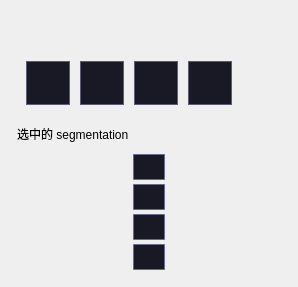
    <widget class="ctkCollapsibleButton" name="CollapsibleButton_CopyMoveSegment" native="true">
     <property name="maximumSize">
      <size>
       <width>620</width>
       <height>16777215</height>
      </size>
     </property>
     <property name="styleSheet">
      <string notr="true"/>
     </property>
     <property name="text" stdset="0">
      <string>复制移动Segments</string>
     </property>
     <property name="checked" stdset="0">
      <bool>false</bool>
     </property>
     <property name="collapsed" stdset="0">
      <bool>true</bool>
     </property>
     <layout class="QVBoxLayout" name="verticalLayout_2">
      <property name="spacing">
       <number>0</number>
      </property>
      <property name="leftMargin">
       <number>9</number>
      </property>
      <property name="topMargin">
       <number>9</number>
      </property>
      <property name="rightMargin">
       <number>9</number>
      </property>
      <property name="bottomMargin">
       <number>9</number>
      </property>
      <item>
       <widget class="QWidget" name="widget" native="true">
        <layout class="QVBoxLayout" name="verticalLayout">
         <property name="spacing">
          <number>10</number>
         </property>
         <property name="leftMargin">
          <number>8</number>
         </property>
         <property name="topMargin">
          <number>8</number>
         </property>
         <property name="rightMargin">
          <number>8</number>
         </property>
         <property name="bottomMargin">
          <number>8</number>
         </property>
         <item>
          <layout class="QHBoxLayout" name="horizontalLayout_11">
           <item>
            <widget class="qMRMLNodeComboBox" name="MRMLNodeComboBox_OtherSegmentationOrRepresentationNode" native="true">
             <property name="minimumSize">
              <size>
               <width>0</width>
               <height>25</height>
              </size>
             </property>
             <property name="maximumSize">
              <size>
               <width>610</width>
               <height>16777215</height>
              </size>
             </property>
             <property name="toolTip">
              <string/>
             </property>
             <property name="nodeTypes" stdset="0">
              <stringlist>
               <string>vtkMRMLSegmentationNode</string>
              </stringlist>
             </property>
             <property name="noneEnabled" stdset="0">
              <bool>true</bool>
             </property>
             <property name="addEnabled" stdset="0">
              <bool>true</bool>
             </property>
             <property name="removeEnabled" stdset="0">
              <bool>true</bool>
             </property>
             <property name="renameEnabled" stdset="0">
              <bool>true</bool>
             </property>
            </widget>
           </item>
           <item>
            <spacer name="horizontalSpacer_8">
             <property name="orientation">
              <enum>Qt::Horizontal</enum>
             </property>
             <property name="sizeHint" stdset="0">
              <size>
               <width>40</width>
               <height>20</height>
              </size>
             </property>
            </spacer>
           </item>
          </layout>
         </item>
         <item>
          <widget class="QWidget" name="ComBoBoxButtonWidgetMove" native="true">
           <layout class="QHBoxLayout" name="horizontalLayout_10">
            <property name="spacing">
             <number>6</number>
            </property>
            <item>
             <layout class="QGridLayout" name="gridLayout_7">
              <property name="horizontalSpacing">
               <number>10</number>
              </property>
              <property name="verticalSpacing">
               <number>0</number>
              </property>
              <item row="0" column="0">
               <widget class="QPushButton" name="RenameCurrentCMButton">
                <property name="maximumSize">
                 <size>
                  <width>60</width>
                  <height>16777215</height>
                 </size>
                </property>
                <property name="toolTip">
                 <string/>
                </property>
                <property name="styleSheet">
                 <string notr="true">QPushButton{
	width: 42;
	height: 42;
	background: #191925;
	border: 1px solid #5c5c74;
	background-image: url(:/Icons/RenameCurrent.png);
}

QPushButton:hover {
	background-color: #5C5C74;
}

</string>
                </property>
                <property name="text">
                 <string/>
                </property>
               </widget>
              </item>
              <item row="0" column="1">
               <widget class="QPushButton" name="CreateNewCMButton">
                <property name="maximumSize">
                 <size>
                  <width>60</width>
                  <height>16777215</height>
                 </size>
                </property>
                <property name="toolTip">
                 <string/>
                </property>
                <property name="styleSheet">
                 <string notr="true">QPushButton{
	width: 42;
	height: 42;
	background: #191925;
	border: 1px solid #5c5c74;
	background-image: url(:/Icons/NewBuild1.png);
}

QPushButton:hover {
	background-color: #5C5C74;
}</string>
                </property>
                <property name="text">
                 <string/>
                </property>
               </widget>
              </item>
              <item row="0" column="2">
               <widget class="QPushButton" name="CreateNewCMAsButton">
                <property name="maximumSize">
                 <size>
                  <width>60</width>
                  <height>16777215</height>
                 </size>
                </property>
                <property name="toolTip">
                 <string/>
                </property>
                <property name="styleSheet">
                 <string notr="true">QPushButton{
	width: 42;
	height: 42;
	background: #191925;
	border: 1px solid #5c5c74;
	background-image: url(:/Icons/NewBuild.png);
}

QPushButton:hover {
	background-color: #5C5C74;
}</string>
                </property>
                <property name="text">
                 <string/>
                </property>
               </widget>
              </item>
              <item row="0" column="3">
               <widget class="QPushButton" name="DleCurrentCMButton">
                <property name="maximumSize">
                 <size>
                  <width>60</width>
                  <height>16777215</height>
                 </size>
                </property>
                <property name="toolTip">
                 <string/>
                </property>
                <property name="styleSheet">
                 <string notr="true">QPushButton{
	width: 42;
	height: 42;
	background: #191925;
	border: 1px solid #5c5c74;
	background-image: url(:/Icons/DeleteCurrent.png);
}

QPushButton:hover {
	background-color: #5C5C74;
}</string>
                </property>
                <property name="text">
                 <string/>
                </property>
               </widget>
              </item>
             </layout>
            </item>
            <item>
             <spacer name="horizontalSpacer_6">
              <property name="orientation">
               <enum>Qt::Horizontal</enum>
              </property>
              <property name="sizeHint" stdset="0">
               <size>
                <width>40</width>
                <height>20</height>
               </size>
              </property>
             </spacer>
            </item>
           </layout>
          </widget>
         </item>
         <item>
          <layout class="QHBoxLayout" name="horizontalLayout_3">
           <item>
            <widget class="QLabel" name="label_CurrentSegmentation_2">
             <property name="sizePolicy">
              <sizepolicy hsizetype="Preferred" vsizetype="Fixed">
               <horstretch>0</horstretch>
               <verstretch>0</verstretch>
              </sizepolicy>
             </property>
             <property name="minimumSize">
              <size>
               <width>20</width>
               <height>20</height>
              </size>
             </property>
             <property name="styleSheet">
              <string notr="true"/>
             </property>
             <property name="text">
              <string>选中的 segmentation</string>
             </property>
            </widget>
           </item>
           <item>
            <spacer name="horizontalSpacer_7">
             <property name="orientation">
              <enum>Qt::Horizontal</enum>
             </property>
             <property name="sizeHint" stdset="0">
              <size>
               <width>40</width>
               <height>20</height>
              </size>
             </property>
            </spacer>
           </item>
          </layout>
         </item>
         <item>
          <layout class="QHBoxLayout" name="horizontalLayout_2">
           <item>
            <widget class="qMRMLSegmentsTableView" name="SegmentsTableView_Current" native="true">
             <property name="sizePolicy">
              <sizepolicy hsizetype="Expanding" vsizetype="MinimumExpanding">
               <horstretch>0</horstretch>
               <verstretch>0</verstretch>
              </sizepolicy>
             </property>
             <property name="minimumSize">
              <size>
               <width>0</width>
               <height>20</height>
              </size>
             </property>
            </widget>
           </item>
           <item>
            <layout class="QVBoxLayout" name="verticalLayout_3">
             <property name="spacing">
              <number>4</number>
             </property>
             <item>
              <widget class="QToolButton" name="toolButton_MoveFromCurrentSegmentation">
               <property name="sizePolicy">
                <sizepolicy hsizetype="Fixed" vsizetype="Expanding">
                 <horstretch>0</horstretch>
                 <verstretch>0</verstretch>
                </sizepolicy>
               </property>
               <property name="minimumSize">
                <size>
                 <width>32</width>
                 <height>26</height>
                </size>
               </property>
               <property name="maximumSize">
                <size>
                 <width>32</width>
                 <height>26</height>
                </size>
               </property>
               <property name="toolTip">
                <string/>
               </property>
               <property name="styleSheet">
                <string notr="true">QToolButton{
	min-height: 24;
	min-width:  30;
	max-height: 24;
	max-width:  30;
	background: #191925;
	border: 1px solid #686a8b;
	border-radius: 1px;
}

QToolButton:hover {
	background-color: #5C5C74;
}

</string>
               </property>
               <property name="text">
                <string/>
               </property>
               <property name="icon">
                <iconset resource="../../Widgets/Resources/qSlicerSegmentationsModuleWidgets.qrc">
                 <normaloff>:/Icons/MoveRSg.png</normaloff>:/Icons/MoveRSg.png</iconset>
               </property>
               <property name="iconSize">
                <size>
                 <width>14</width>
                 <height>14</height>
                </size>
               </property>
              </widget>
             </item>
             <item>
              <widget class="QToolButton" name="toolButton_CopyFromCurrentSegmentation">
               <property name="sizePolicy">
                <sizepolicy hsizetype="Fixed" vsizetype="Expanding">
                 <horstretch>0</horstretch>
                 <verstretch>0</verstretch>
                </sizepolicy>
               </property>
               <property name="minimumSize">
                <size>
                 <width>32</width>
                 <height>26</height>
                </size>
               </property>
               <property name="maximumSize">
                <size>
                 <width>32</width>
                 <height>26</height>
                </size>
               </property>
               <property name="toolTip">
                <string/>
               </property>
               <property name="styleSheet">
                <string notr="true">QToolButton{
	min-height: 24;
	min-width:  30;
	max-height: 24;
	max-width:  30;
	background: #191925;
	border: 1px solid #686a8b;
	border-radius: 1px;
}

QToolButton:hover {
	background-color: #5C5C74;
}</string>
               </property>
               <property name="text">
                <string/>
               </property>
               <property name="icon">
                <iconset resource="../../Widgets/Resources/qSlicerSegmentationsModuleWidgets.qrc">
                 <normaloff>:/Icons/MoveRSgS.png</normaloff>:/Icons/MoveRSgS.png</iconset>
               </property>
              </widget>
             </item>
             <item>
              <widget class="QToolButton" name="toolButton_CopyToCurrentSegmentation">
               <property name="sizePolicy">
                <sizepolicy hsizetype="Fixed" vsizetype="Expanding">
                 <horstretch>0</horstretch>
                 <verstretch>0</verstretch>
                </sizepolicy>
               </property>
               <property name="minimumSize">
                <size>
                 <width>32</width>
                 <height>26</height>
                </size>
               </property>
               <property name="maximumSize">
                <size>
                 <width>32</width>
                 <height>26</height>
                </size>
               </property>
               <property name="toolTip">
                <string/>
               </property>
               <property name="styleSheet">
                <string notr="true">QToolButton{
	min-height: 24;
	min-width:  30;
	max-height: 24;
	max-width:  30;
	background: #191925;
	border: 1px solid #686a8b;
	border-radius: 1px;
}

QToolButton:hover {
	background-color: #5C5C74;
}</string>
               </property>
               <property name="text">
                <string/>
               </property>
               <property name="icon">
                <iconset resource="../../Widgets/Resources/qSlicerSegmentationsModuleWidgets.qrc">
                 <normaloff>:/Icons/MoveLSgS.png</normaloff>:/Icons/MoveLSgS.png</iconset>
               </property>
              </widget>
             </item>
             <item>
              <widget class="QToolButton" name="toolButton_MoveToCurrentSegmentation">
               <property name="sizePolicy">
                <sizepolicy hsizetype="Fixed" vsizetype="Expanding">
                 <horstretch>0</horstretch>
                 <verstretch>0</verstretch>
                </sizepolicy>
               </property>
               <property name="minimumSize">
                <size>
                 <width>32</width>
                 <height>26</height>
                </size>
               </property>
               <property name="maximumSize">
                <size>
                 <width>32</width>
                 <height>26</height>
                </size>
               </property>
               <property name="toolTip">
                <string/>
               </property>
               <property name="styleSheet">
                <string notr="true">QToolButton{
	min-height: 24;
	min-width:  30;
	max-height: 24;
	max-width:  30;
	background: #191925;
	border: 1px solid #686a8b;
	border-radius: 1px;
}

QToolButton:hover {
	background-color: #5C5C74;
}</string>
               </property>
               <property name="text">
                <string/>
               </property>
               <property name="icon">
                <iconset resource="../../Widgets/Resources/qSlicerSegmentationsModuleWidgets.qrc">
                 <normaloff>:/Icons/MoveLSg.png</normaloff>:/Icons/MoveLSg.png</iconset>
               </property>
               <property name="iconSize">
                <size>
                 <width>14</width>
                 <height>14</height>
                </size>
               </property>
              </widget>
             </item>
            </layout>
           </item>
           <item>
            <widget class="qMRMLSegmentsTableView" name="SegmentsTableView_Other" native="true">
             <property name="sizePolicy">
              <sizepolicy hsizetype="Expanding" vsizetype="MinimumExpanding">
               <horstretch>0</horstretch>
               <verstretch>0</verstretch>
              </sizepolicy>
             </property>
            </widget>
           </item>
          </layout>
         </item>
        </layout>
       </widget>
      </item>
     </layout>
    </widget>
